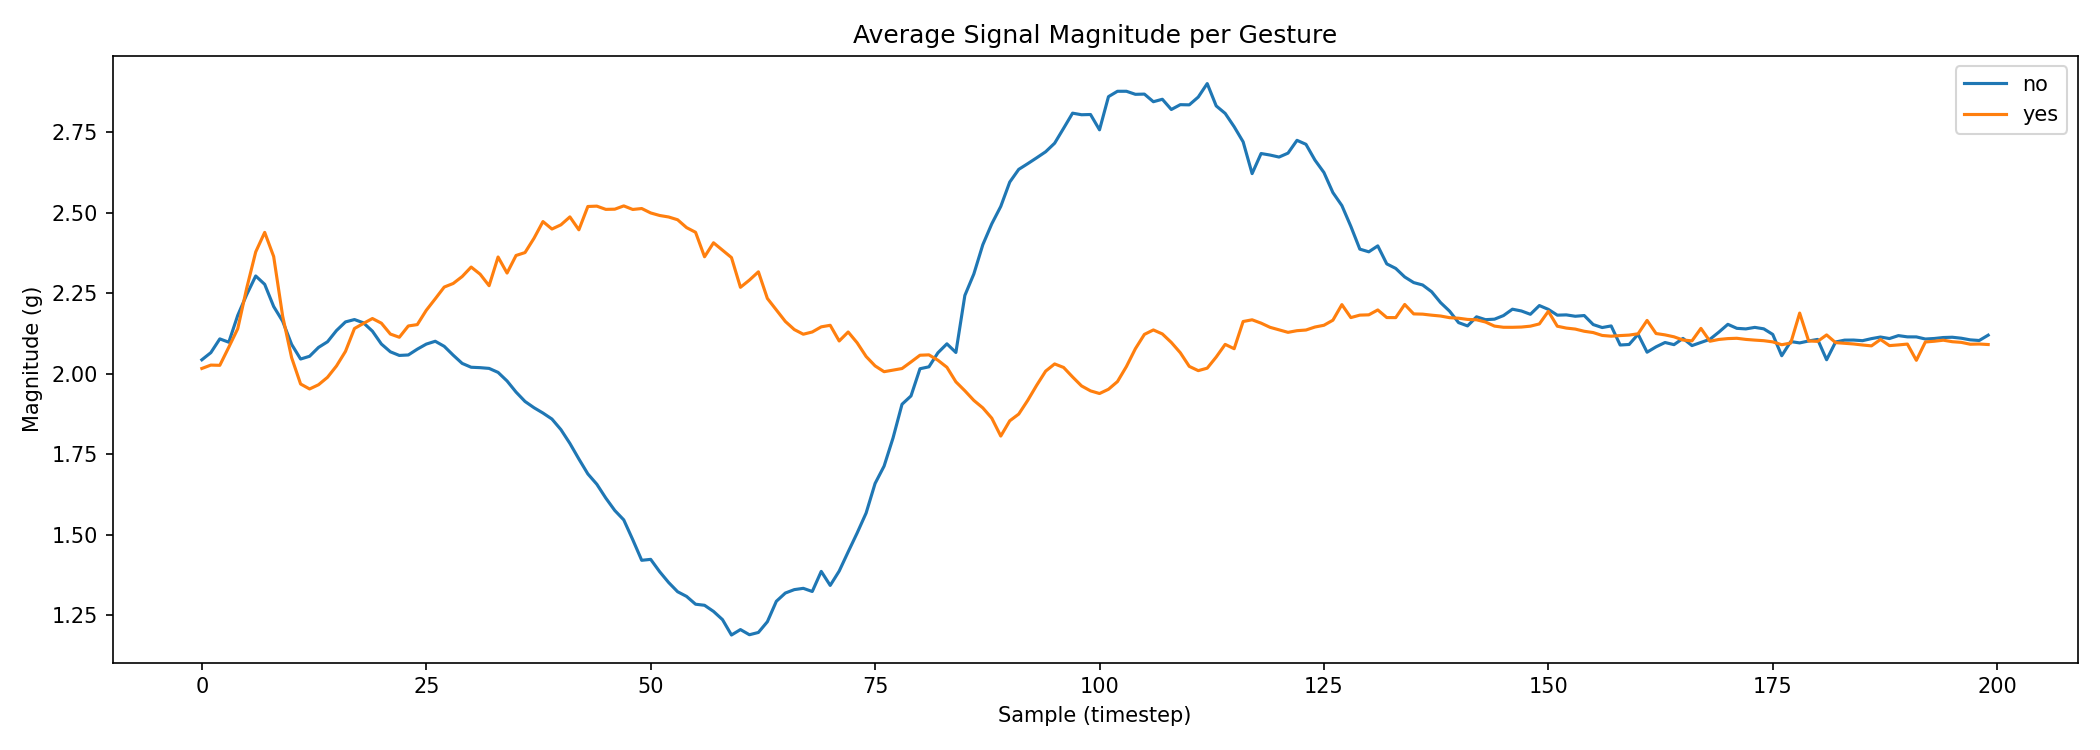

Here is the Python script that generated this plot:
import numpy as np
import os
import matplotlib.pyplot as plt

data_dir = "raw_data"
gestures = sorted(os.listdir(data_dir))

plt.figure(figsize=(14, 5))

for gesture in gestures:
    path = os.path.join(data_dir, gesture)
    samples = [np.load(os.path.join(path, f)) for f in os.listdir(path)]
    stacked = np.stack(samples)  # (N, 200, 6)

    # Signal magnitude vector (accel only)
    smv = np.sqrt((stacked[:, :, :3] ** 2).sum(axis=2))  # (N, 200)
    mean_smv = smv.mean(axis=0)  # (200,)

    plt.plot(mean_smv, label=gesture)

plt.title("Average Signal Magnitude per Gesture")
plt.xlabel("Sample (timestep)")
plt.ylabel("Magnitude (g)")
plt.legend()
plt.tight_layout()
plt.savefig("gesture_distinctiveness.png", dpi=150)
plt.show()
